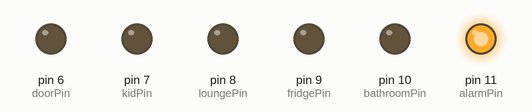
This sketch was run on a simulated Arduino Uno, built with avr-gcc and run on an emulated ATmega328P. Shown: output pins drawn as LEDs (lit = HIGH).

Above: at 0.1 s.
At 8.1 s:
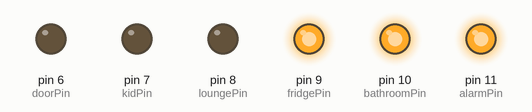
At 20.1 s:
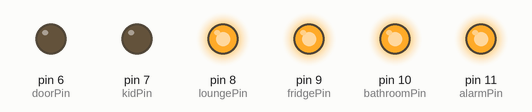
At 40.1 s:
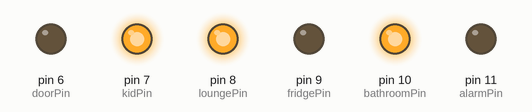
At 60.1 s:
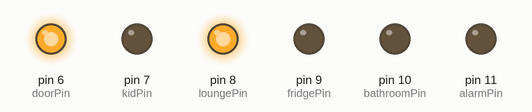
At 80.1 s:
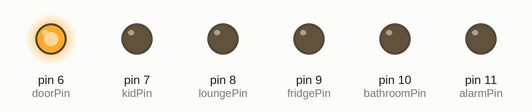
Timing chart, 0 to 81.6 s (numbered marks = the images above):
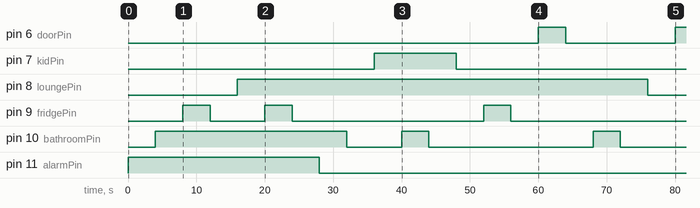

The sketch:

TrustLens.ino
```cpp
#include <IRremote.h>
#include <Arduino.h>

// Constants used by TrustLens
const int alarmPin = 11;
const int bathroomPin = 10;
const int fridgePin = 9;
const int loungePin = 8;
const int kidPin = 7;
const int doorPin = 6;

// Length of delay between each
const int waitTime = 4000;

void setup()
{
  // First initialize output on all pins
  pinMode(alarmPin, OUTPUT);
  pinMode(bathroomPin, OUTPUT);
  pinMode(fridgePin, OUTPUT);
  pinMode(loungePin, OUTPUT);
  pinMode(kidPin, OUTPUT);
  pinMode(doorPin, OUTPUT);

  // Initialize serial output for debugging purposes
  Serial.begin(9600);

  // Make sure that all leds are OFF when we start
  digitalWrite(alarmPin, LOW);
  digitalWrite(bathroomPin, LOW);
  digitalWrite(fridgePin, LOW);
  digitalWrite(loungePin, LOW);
  digitalWrite(kidPin, LOW);
  digitalWrite(doorPin, LOW);

  // Start the sequence
  turnOn(alarmPin);
  turnOn(bathroomPin);
  turnOn(fridgePin);
  turnOff(fridgePin);
  turnOn(loungePin);
  turnOn(fridgePin);
  turnOff(fridgePin);
  turnOff(alarmPin);
  turnOff(bathroomPin);
  turnOn(kidPin);
  turnOn(bathroomPin);
  turnOff(bathroomPin);
  turnOff(kidPin);
  turnOn(fridgePin);
  turnOff(fridgePin);
  turnOn(doorPin);
  turnOff(doorPin);
  turnOn(bathroomPin);
  turnOff(bathroomPin);
  turnOff(loungePin);
  turnOn(doorPin);
}

void loop()
{
}
void turnOn(int pin)
{
  digitalWrite(pin, HIGH);
  delay(waitTime);
}
void turnOff(int pin)
{
  digitalWrite(pin, LOW);
  delay(waitTime);
}
```
